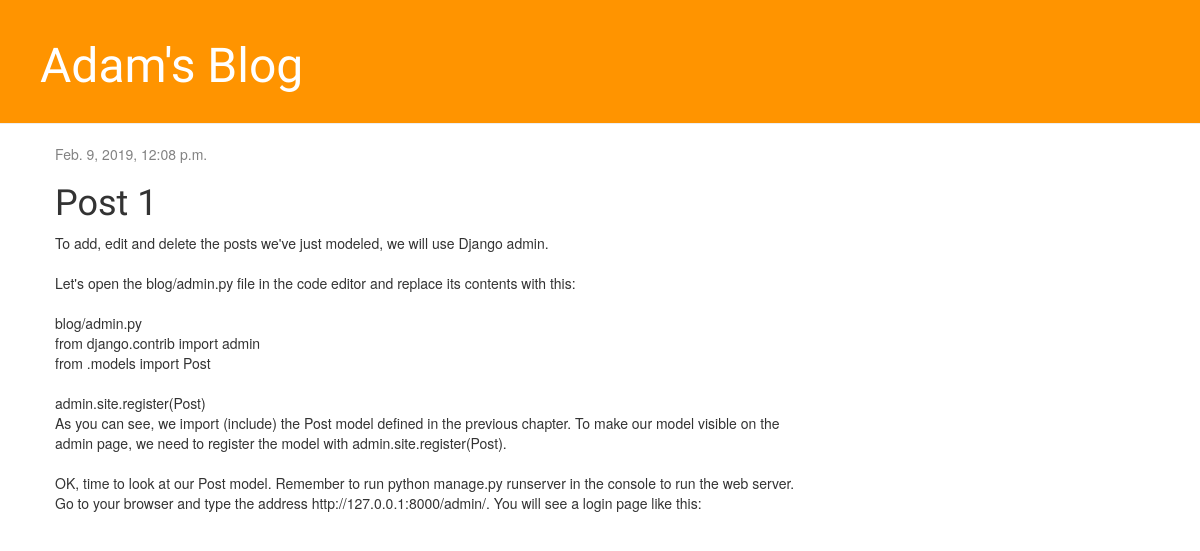
The app's page /post/1/ with its own data.
### blog/models.py (models this page shows, shortened)
class Post(models.Model):
    author = models.ForeignKey('auth.User', on_delete=models.CASCADE)
    title = models.CharField(max_length=200)
    text = models.TextField()
    created_date = models.DateTimeField(
            default=timezone.now)
    published_date = models.DateTimeField(
            blank=True, null=True)

### blog/views.py (the view)
# urls.py: path('post/<int:pk>/', views.post_detail, name='post_detail'),
def post_detail(request, pk):
    post = get_object_or_404(Post, pk=pk)
    return render(request, 'blog/post_detail.html', {'post': post})

### blog/templates/blog/post_detail.html (shortened to what this page needs)
{% extends 'blog/base.html' %}
{% block content %}
    <div class="post">
        {% if post.published_date %}
            <div class="date">
                {{ post.published_date }}
            </div>
        {% endif %}
        <h1>{{ post.title }}</h1>
        <p>{{ post.text|linebreaksbr }}</p>
    </div>
{% endblock %}

### blog/static/CSS/blog.css (style rules this page uses)
h1, h2, h3, h4 { font-family: 'Lobster', cursive; }
.date { color: #828282; }

### records on screen
Post: published_date "Feb. 9, 2019, 12:08 p.m.", title "Post 1", text "To add, edit and delete the posts we've just modeled, we will use Django admin. Let's open the blog/admin.py file in the code editor and replace its contents with this: blog/admin.py from django.contrib import admin from .models import Post admin.site.register(Post) As you can see, we import (include) the Post model defined in the previous chapter. To make our model visible on the admin page, we need to register the model with admin.site.register(Post). OK, time to look at our Post model. Remember to run python manage.py runserver in the console to run the web server. Go to your browser and type the address http://127.0.0.1:8000/admin/. You will see a login page like this:"
